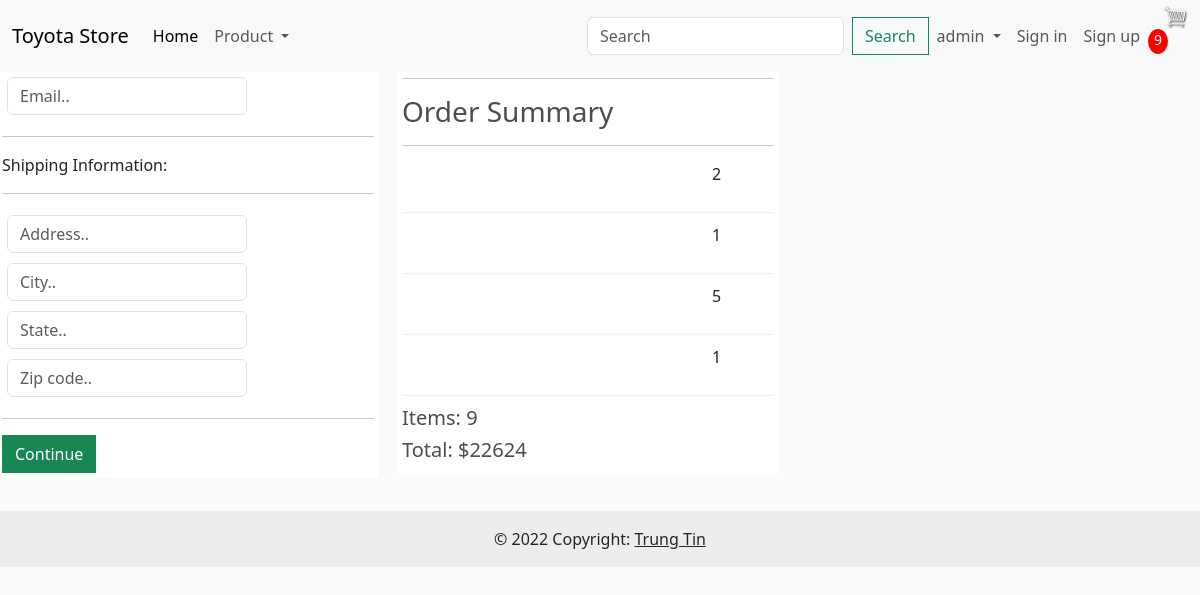
Screenshot of /checkout/ (signed in) with the database file from the repository.
### system/models.py (models this page shows, shortened)
class OrderDetail(models.Model):
    id = models.AutoField(primary_key=True)
    order = models.ForeignKey(Order, on_delete=models.CASCADE)
    car = models.ForeignKey(Car, on_delete=models.CASCADE,null=True,blank=True )
    quantity = models.IntegerField(default=0,null=True,blank=True)
    order_add = models.CharField(max_length=255)
    @property
    def get_total(self):
        total = self.car.price * self.quantity
        return total

class Order(models.Model):
    id = models.AutoField(primary_key=True)
    customer = models.ForeignKey(User, on_delete=models.CASCADE)
    order_date = models.DateTimeField(auto_now_add=True)
    ship_date = models.DateTimeField(auto_now_add=True)
    status = models.BooleanField(default=False,null=True)
    transaction_id = models.CharField(max_length=255,null=True)
    @property
    def get_cart_items(self):
        orderitems = self.orderdetail_set.all()
        total = sum([item.quantity for item in orderitems])
        return total
    @property
    def get_cart_total(self):
        orderitems = self.orderdetail_set.all()
        total = sum([item.get_total for item in orderitems])
        return total

class Car(models.Model):
    id = models.AutoField(primary_key=True)
    nameCar = models.CharField(max_length=255,default='')
    image = models.ImageField(null=True, blank=True)
    descriptions = models.CharField(max_length=255,default='')
    price = models.IntegerField(default=0)
    quantity = models.IntegerField(default=0)
    prioritize = models.IntegerField(default=0)
    category = models.ForeignKey(Category, on_delete=models.CASCADE, default='',null=True, blank=True)

### system/views.py (the view)
# urls.py: path('checkout/', views.checkout, name='checkout'),
def checkout(request):
    if request.user.is_authenticated:
        customer = request.user
        order, created = Order.objects.get_or_create(customer=customer)
        items = order.orderdetail_set.all()
        cartItems = order.get_cart_items
    else:
        items = []
        order = {'get_cart_items': 0, 'get_cart_total': 0}
        cartItems = order['get_cart_items']
    categories = Category.objects.filter(is_sub=False)
    active_category = request.GET.get('category', '')
    context = {"active_category": active_category,"categories": categories,"items": items, "order": order, "cartItems": cartItems}
    template = loader.get_template('system/checkout.html')
    return HttpResponse(template.render(context, request))

### system/templates/system/checkout.html (shortened to what this page needs)
{% extends 'system/base.html' %}
{% load static %}
{% block content_checkout %}
<div class="row" style="width: 100%">
	<div class="col-lg-6">
		<div class="box-element" id="form-wrapper">
			<form id="form">
				<div id="user-info">
					<div class="form-field">
					</div>
					<div class="form-field">
						<input required class="form-control" type="email" name="email" placeholder="Email..">
					</div>
				</div>
				<div id="shipping-info">
					<hr>
					<p>Shipping Information:</p>
					<hr>
					<div class="form-field">
						<input class="form-control" type="text" name="address" placeholder="Address..">
					</div>
					<div class="form-field">
						<input class="form-control" type="text" name="city" placeholder="City..">
					</div>
					<div class="form-field">
						<input class="form-control" type="text" name="state" placeholder="State..">
					</div>
					<div class="form-field">
						<input class="form-control" type="text" name="zipcode" placeholder="Zip code..">
					</div>
				</div>
				<hr>
				<input id="form-button" class="btn btn-success btn-block" type="submit" value="Continue">
			</form>
		</div>
		<br>
	</div>
	<div class="col-lg-6">
		<div class="box-element">
			<a class="btn btn-outline-dark" href="{% url 'cart' %}">&#x2190; Back to Cart</a>
			<hr>
			<h3>Order Summary</h3>
			<hr>
			{% for item in items %}
			<div class="cart-row">
				<div style="flex:2"><img class="row-image" src="{{item.product.ImageURL}}"></div>
				<div style="flex:2">
				</div>
				<div style="flex:1">
				</div>
				<div style="flex:1">
					<p>{{item.quantity}}</p>
				</div>
			</div>
			{%endfor%}
			<h5>Items: {{order.get_cart_items}}</h5>
			<h5>Total: ${{order.get_cart_total}}</h5>
		</div>
	</div>
</div>
{% endblock content_checkout %}

### system/templates/system/navbar.html (shortened to what this page needs)
{% load static %}
<div class="nav">
  <nav class="navbar navbar-expand-lg bg-body-tertiary display-nav">
    <div class="container-fluid">
      <a class="navbar-brand" href="/">Toyota Store</a>
      <div class="collapse navbar-collapse" id="navbarSupportedContent">
        <ul class="navbar-nav me-auto mb-2 mb-lg-0">
          <li class="nav-item">
            <a class="nav-link active" aria-current="page" href="/">Home</a>
          </li>
          <li class="nav-item dropdown">
            <a class="nav-link dropdown-toggle" href="#" role="button" data-bs-toggle="dropdown" aria-expanded="false">
              Product
            </a>
          </li>
        </ul>
        <form class="d-flex" role="search" method="POST" action="{% url 'search-box' %}">
          <input class="form-control me-2" type="search" placeholder="Search" name="search_query" required
            aria-label="Search">
          <button class="btn btn-outline-success" type="submit">Search</button>
        </form>
      </div>
      <ul class="navbar-nav me-auto mb-2 mb-lg-0 unset-flexdirection">
        <li class="nav-item dropdown">
          <a class="nav-link dropdown-toggle" href="#" role="button" data-bs-toggle="dropdown" aria-expanded="false">
            {{request.user}}
          </a>
        </li>
        <li class="nav-item">
          <a class="nav-link" href="{% url 'login' %}">Sign in</a>
        </li>
        <li class="nav-item">
          <a class="nav-link" href="{% url 'register' %}">Sign up</a>
        </li>
      </ul>
      <div class="form-inline my-2 my-lg-0">
        <a href="{% url 'cart' %}"><img id="cart-icon" src="{% static 'system/img/cart.png' %}"></a>
        <p id="cart-total">{{cartItems}}</p>
      </div>
    </div>
  </nav>
</div>

### system/static/system/css/main.css (style rules this page uses)
* { margin: 0; padding: 0; box-sizing: border-box; }
body { background-color: hsl(0, 0%, 98%); }
h1, h2, h3, h4, h5, h6 { color: hsl(0, 0%, 30%); }
.box-element { background-color: #fff; border-radius: 4px; padding: 5px; }
#cart-icon { width: 25px; display: inline-block; margin-left: 15px; }
#cart-total { display: block; text-align: center; color: #fff; background-color: red; width: 20px; height: 25px; border-radius: 50%; font-size: 14px; }
.display-nav { position: fixed; height: 72px; width: 100%; z-index: 1; }
.unset-flexdirection { flex-direction: row; }
.col-lg-3, .col-lg-4, .col-lg-6, .col-lg-8, .col-lg-12 { margin-top: 10px; border-radius: 32px; width: calc(100% / 3); padding: 9px; display: block; float: left; }
.btn { border-radius: 0; }
.form-field { width: 250px; display: inline-block; padding: 5px; }
.cart-row { display: flex; align-items: flex-stretch; padding-bottom: 10px; margin-bottom: 10px; border-bottom: 1px solid #ececec; }

### rows the page displays
OrderDetail: quantity "2"
OrderDetail: quantity "1"
OrderDetail: quantity "5"
OrderDetail: quantity "1"
Order: get_cart_items "9", get_cart_total "22624"

### other values shown
{{ request.user }} "admin"
{{ cartItems }} "9"
